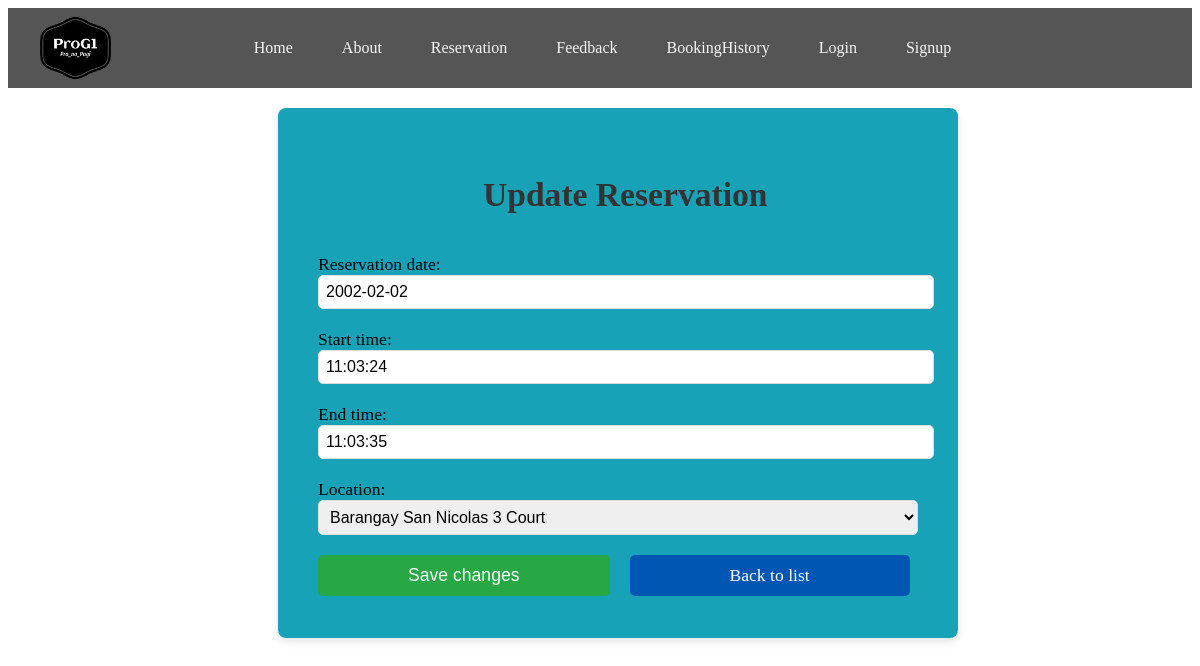
The page /reservationdetail/11/edit on the database its author committed.
### app/models.py (models this page shows, shortened)
class Reservation(models.Model):
    reservation_date = models.DateField()
    start_time = models.TimeField()
    end_time = models.TimeField()
    location = models.ForeignKey(Court, on_delete=models.CASCADE)

class Court(models.Model):
    court_Id = models.AutoField(primary_key=True)
    courtStatus = models.CharField(max_length=100)
    location = models.CharField(max_length=100, choices=[('Barangay San Nicolas 3 Court','Barangay San Nicolas 3 Phase 1'),('Barangay Molino 3 Court','Barangay Molino 3 Phase 2')])
    date = models.DateField()
    available = models.CharField(max_length=100, choices=[('Available','Available'),('Not Available','Not Available')])
    def __str__(self):
        return f"{self.location}"

### app/views.py (the view)
# urls.py: path('reservationdetail/<int:pk>/edit' , ReservationUpdateView.as_view(), name='reservation_update'),
class ReservationUpdateView(UpdateView):
    model = Reservation
    fields = ['reservation_date','start_time','end_time','location']
    template_name = 'app/reservation_update.html'

### app/templates/app/reservation_update.html (shortened to what this page needs)
{% extends 'app/base.html' %}
{% load static %}
{% block content %}
<form method="post" class="form_signup">
    <h2>Update Reservation</h2>
    {{form.as_p}}
    <button type="submit" class="button_signup">Save changes</button>
    <a href="{% url 'reservation_list' %}">Back to list</a>
</form>
{% endblock content %}

### static/css/base.css (style rules this page uses)
.form_signup { background-color: #17a2b8; height: 450px; border-radius: 8px; box-shadow: 0 4px 8px rgba(0, 0, 0, 0.1); padding: 40px; width: 100%; max-width: 600px; margin-top: 20px; margin-left: 270px; text-align: left; }
.form_signup h2 { font-size: 2.1rem; color: #333; margin-bottom: 40px; font-weight: bold; margin-left: 165px; }
.form_signup p { margin-bottom: 20px; font-size: 1.1rem; }
.form_signup input, .form_signup select, .form_signup textarea { width: 100%; padding: 7px; font-size: 1rem; border: 1px solid #ddd; border-radius: 5px; }
.button_signup { background-color: #28a745; color: white; padding: 10px 90px; font-size: 1.1rem; border: none; border-radius: 5px; cursor: pointer; transition: background-color 0.3s ease; }
.form_signup a { font-size: 1.1rem; position: fixed; padding: 10px 100px; margin-left: 20px; text-decoration: none; border-radius: 5px; background-color:#0056b3; color: #fff; text-align: center; transition: background-color 0.3s ease; }

### rows shown on the page
Reservation: reservation_date "2002-02-02", start_time "11:03:24", end_time "11:03:35"
Court: location "Barangay San Nicolas 3 Court"
